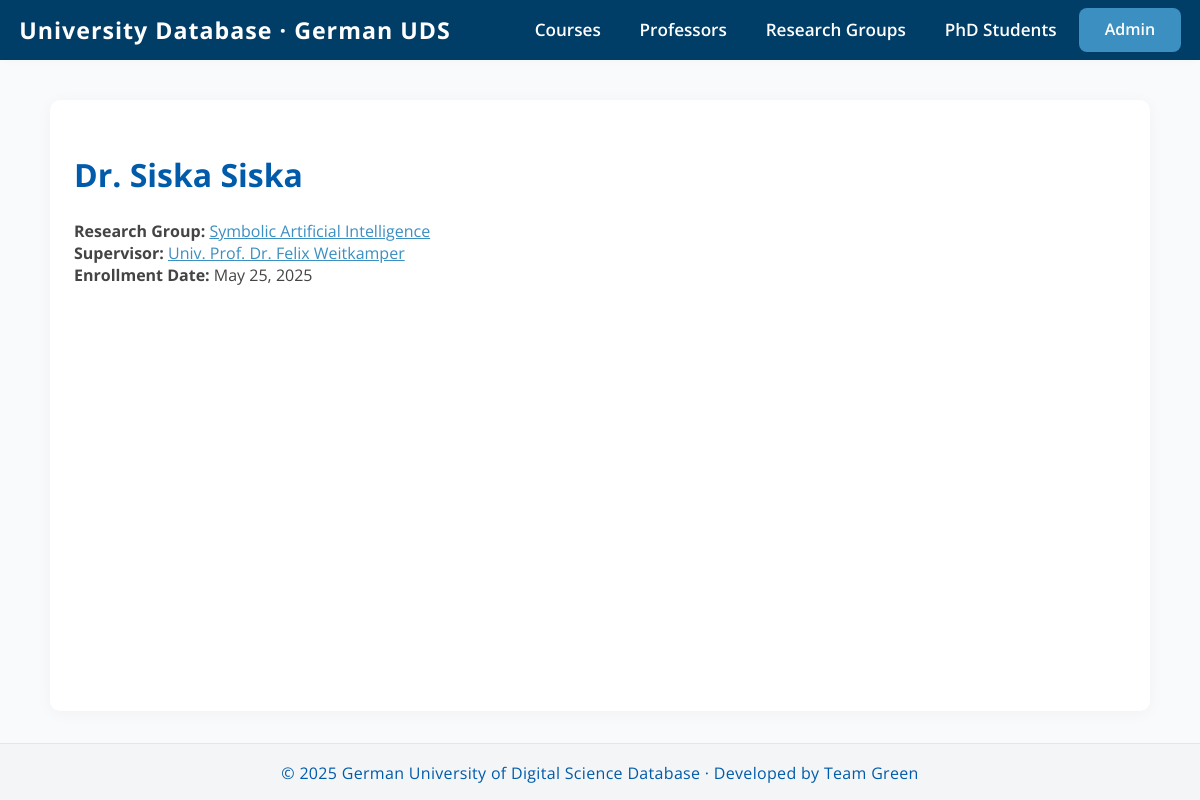
The app's page /phdstudents/1/, older data.
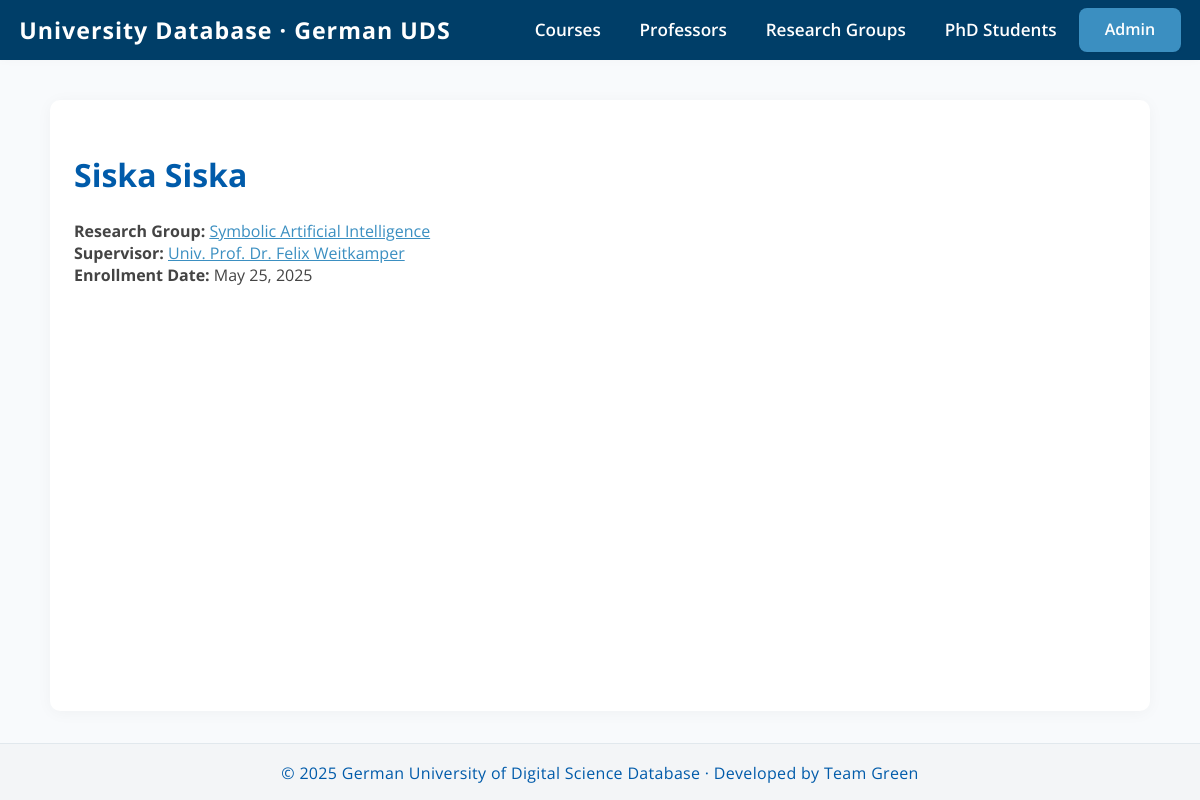
The same page, newer data.
### university/models.py (models this page shows, shortened)
class PhDStudent(models.Model):
    title = models.CharField(max_length=50, blank=True)  # <-- add blank=True here
    name = models.CharField(max_length=255)
    research_group = models.ForeignKey(ResearchGroup, on_delete=models.CASCADE, related_name='phd_students')
    supervisor = models.ForeignKey(Professor, on_delete=models.CASCADE, related_name='phd_students')
    enrollment_date = models.DateField()
    image_url = models.URLField(blank=True)
    class Meta:
        verbose_name = "PhD student"
        verbose_name_plural = "PhD students"
    def __str__(self):
        return f"{self.title} {self.name}".strip()

class ResearchGroup(models.Model):
    name = models.CharField(max_length=255)
    description = models.TextField()
    lead_professor = models.OneToOneField(
        'Professor',
        on_delete=models.SET_NULL,
        null=True,
        blank=True,
        related_name='leads_research_group'
    )

class Professor(models.Model):
    title = models.CharField(max_length=50)
    name = models.CharField(max_length=255)
    position = models.CharField(max_length=255)
    research_group = models.OneToOneField(
        ResearchGroup, related_name='main_professor',  # update related_name to avoid clash
        on_delete=models.SET_NULL,
        null=True,
        blank=True
    )
    bio = models.TextField(blank=True)
    image_url = models.URLField(blank=True)
    def __str__(self):
        return f"{self.title} {self.name}"

### university/views.py (the view)
# urls.py: path('phdstudents/<int:pk>/', views.phdstudent_detail, name='phdstudent_detail'),
def phdstudent_detail(request, pk):
    student = get_object_or_404(PhDStudent, pk=pk)
    return render(request, 'university/phd_student_detail.html', {'student': student})

### university/templates/university/phd_student_detail.html (shortened to what this page needs)
{% extends "university/base.html" %}
{% block content %}
<h1 style="color:#005baa;">{{ student }}</h1>
<div style="margin:1.5em 0; color:#444;">
  <strong>Research Group:</strong>
  <a href="{% url 'researchgroup_detail' student.research_group.id %}" style="color:#3b8fc1;">
    {{ student.research_group.name }}
  </a>
  <br>
  <strong>Supervisor:</strong>
  <a href="{% url 'professor_detail' student.supervisor.id %}" style="color:#3b8fc1;">
    {{ student.supervisor }}
  </a>
  <br>
  <strong>Enrollment Date:</strong> {{ student.enrollment_date }}
</div>
{% endblock %}

Row changes from the older to the newer data that the page shows:
changed PhDStudent "Symbolic Artificial Intelligence": title+name "Dr. Siska Siska" → "Siska Siska"
